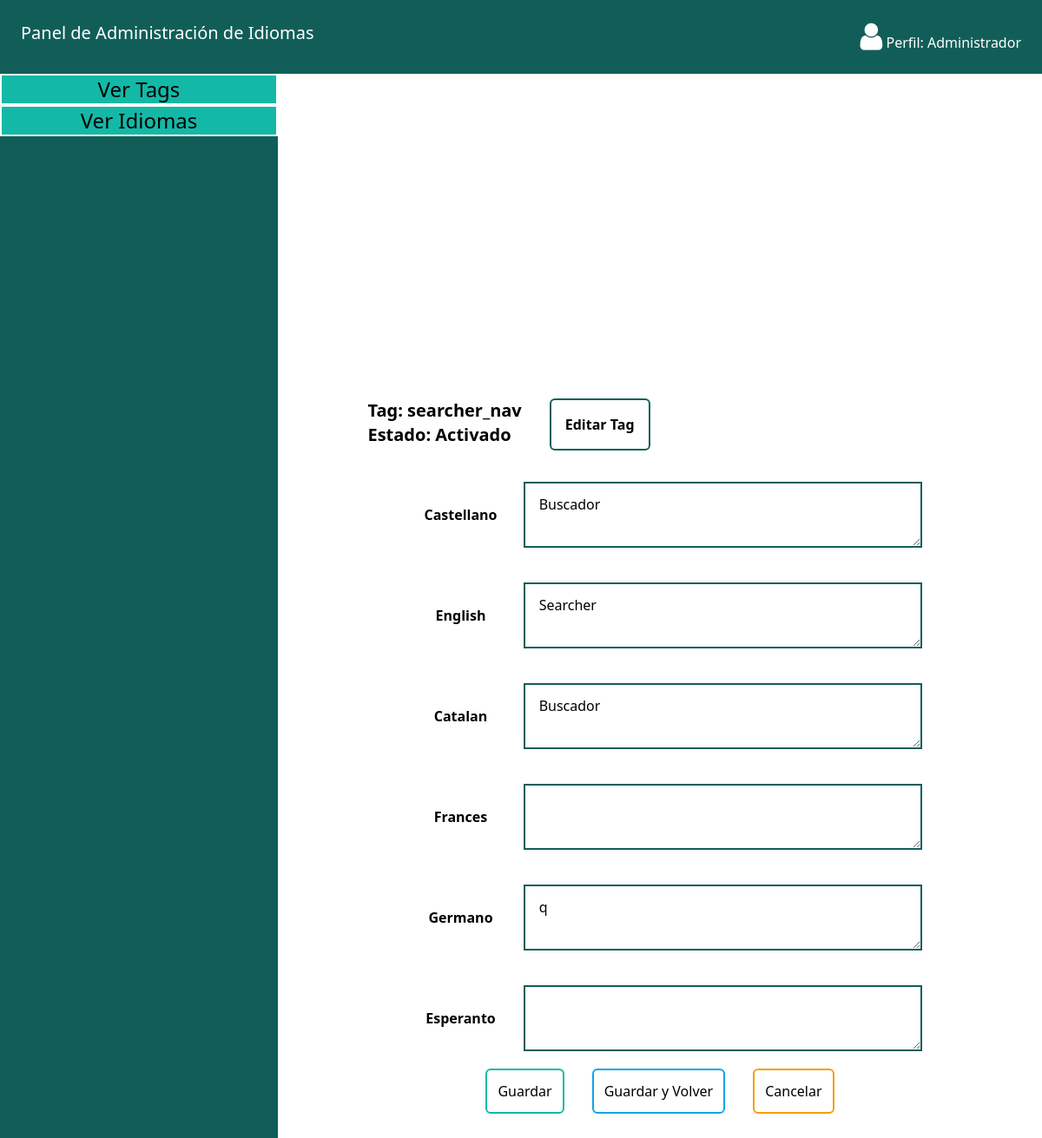
The page /?Controller=AdminText&method=showLang_Text&tag=searcher_nav on the database its author committed.
### tables this page shows
CREATE TABLE `lang_text` (
  `id` int(11) NOT NULL,
  `textId` varchar(60) NOT NULL,
  `langTag` varchar(6) NOT NULL,
  `body` text NOT NULL
);

CREATE TABLE `lang` (
  `id` int(11) NOT NULL,
  `name` varchar(60) NOT NULL,
  `tag` varchar(6) NOT NULL,
  `created_at` datetime NOT NULL DEFAULT current_timestamp(),
  `last_updated` datetime NOT NULL DEFAULT current_timestamp()
);

### src/main/project/controller/AdminTextController.php (called while the page is built, shortened)
<?php
include_once("./src/main/project/Model/DAO/dbConnection.php");
include_once("./src/main/project/Model/DAO/textDao.php");
include_once("./src/main/project/Model/DAO/textLangDAO.php");
include_once("./src/main/project/Model/DAO/LangDao.php");
class AdminTextController
{
    public function showLang_Text()
    {
        $tagName = $_GET['tag'];
        $conn = $this->getConexion();
        $langDAO = new LangDAO();
        $arrayLang = $langDAO->getAll($conn);
        $daoText = new textDAO();
        $textRowSql = $daoText->getTextByTag($tagName, $conn);
        $dao = new textLangDAO();
        $array = $dao->show($tagName, $conn);
        require_once("./src/main/project/views/showlang_Text.php");
    }
    protected function getConexion()
    {
        $conn = new dbConnection();
        return $conn->connectDb();
    }
}

### index.php (called while the page is built, shortened)
<?PHP
$router = new Router();
$router->matchRouter();

### src/main/project/Model/DAO/textDao.php (called while the page is built, shortened)
<?php
class textDAO
{
    public function getTextByTag($tag, $conn)
    {
        $sql = "SELECT * FROM texts where texts.tag like ?";
        $stmt = $conn->prepare($sql);
        $stmt->bind_param("s", $tag);
        $stmt->execute();
        $result = $stmt->get_result();
        $result = $result->fetch_assoc();
        return $result;
    }
}

### src/main/project/Model/DAO/LangDao.php (called while the page is built, shortened)
<?php
class LangDAO
{
    public function getAll($conn)
    {
        $sql = "SELECT * FROM lang";
        $stmt = $conn->prepare($sql);
        $stmt->execute();
        $result = $stmt->get_result();
        $arrayResults = [];
        if ($result->num_rows > 0) {
            while ($row = $result->fetch_assoc()) {
                $array = array(
                    "name" => $row['name'],
                    "tag" => $row['tag'],
                    "id" => $row['id'],
                );
                array_push($arrayResults, $array);
            }
        }
        return $arrayResults;
    }
}

### src/main/project/Model/DAO/textLangDAO.php (called while the page is built, shortened)
<?php
class textLangDAO{
    public function show ($tagTextLang ,$conn){
        $sql = "SELECT * FROM lang_text inner join lang on lang_text.langTag = lang.tag  WHERE lang_text.textId like ?";
        $stmt = $conn->prepare($sql);
        $stmt->bind_param("s", $tagTextLang);
        $stmt->execute();
        $result = $stmt->get_result();
        $arrayResults = [];
        if ($result->num_rows > 0) {
            while ($row = $result->fetch_assoc()) {
                $array = array(
                    "textId" =>$row['textId'],
                    "langTag" => $row['langTag'],
                    "body" => $row['body'],
                    "nameLang" => $row['name']
                );
                array_push($arrayResults, $array);
            }
        }
        return $arrayResults;
    }
}

### src/main/project/views/showlang_Text.php (the view, shortened to what this page needs)
<!DOCTYPE html>
<html lang="es">
<head>
    <?php include_once('./src/main/project/views/layout/head.php'); ?>
</head>
<body>
    <?php
    include_once("./src/main/project/views/layout/header.php");
    ?>
    <main class="flex min-h-screen">
        <?php
        include_once("./src/main/project/views/layout/aside.php");
        ?>
        <div class="flex-1 w-auto content-center p-5">
            <div class="flex justify-center font-bold mt-10 ml-12 items-center">
                <div class="flex justify-center flex-1">
                    <div class="flex-initial text-xl m-4">
                        <h1>Tag: <?= $tagName ?></h1>
                        <h4>Estado:
                            <?php
                            if ($textRowSql['active'] === 1) {
                                echo 'Activado';
                            } else {
                                echo 'Desactivado';
                            }
                            ?>
                        </h4>
                    </div>
                    <a class="flex-initial m-4 p-4 border-solid border-2 rounded-md border-teal-800 hover:bg-teal-800 hover:text-white ease-in duration-300 flex justify-center" href="/?Controller=AdminText&method=editText&tagText=<?= $tagName ?>">Editar Tag</a>
                </div>
            </div>
            <div class="flex justify-center">
                <form action="/" method="POST">
                    <?php
                    foreach ($arrayLang as $elementLang) { ?>
                        <div class="flex items-center h-fit text-center p-5">
                            <label class="flex-initial align-middle p-3 w-36 font-bold" for="arrayLang_Text[]"><?= $elementLang['name'] ?></label>
                            <textarea class="flex-initial align-middle p-3 border-solid border-2 border-teal-800" name="arrayLang_Text[]" cols="45" rows="2"><?php
                                                                                                                                                                foreach ($array as $text_LangElement) {
                                                                                                                                                                    if ($elementLang['tag'] === $text_LangElement['langTag']) {
                                                                                                                                                                ?> <?= $text_LangElement['body'] ?><?php
                                                                                                                                                                                                }
                                                                                                                                                                                            }
                                                                                                                                                                                                    ?></textarea>
                        </div>
                    <?php }
                    ?>
                    <div class="flex justify-center">
                        <button class="p-3 mx-4 border-solid border-2 rounded-md border-teal-500 hover:bg-teal-500 hover:text-white ease-in duration-300 flex justify-center cursor-pointer" type="submit" type="submit">Guardar</button>
                        <button id="showLangTextSaveAndExit" class="p-3 mx-4 border-solid border-2 rounded-md border-sky-500 hover:bg-sky-500 hover:text-white ease-in duration-300 flex justify-center cursor-pointer" type="submit" type="submit">Guardar y Volver</button>
                        <a class="p-3 mx-4 border-solid border-2 rounded-md border-amber-500 hover:bg-amber-500 hover:text-white ease-in duration-300 flex justify-center cursor-pointer" href="/?Controller=AdminText&method=getAll">Cancelar</a>
                    </div>
                </form>
            </div>
        </div>
    </main>
</body>
</html

### src/main/resources/css/style.css (style rules this page uses)
a, button, input { cursor: pointer; }

### rows shown on the page
lang_text: langTag+body "Buscador"
lang_text: langTag+body "Searcher"
lang_text: langTag+body "Buscador"
lang_text: langTag+body "q"
lang: name "Esperanto"

### other values the page prints
$tagName "searcher_nav"
$elementLang['name'] "Castellano"
$elementLang['name'] "English"
$elementLang['name'] "Catalan"
$elementLang['name'] "Frances"
$elementLang['name'] "Germano"
